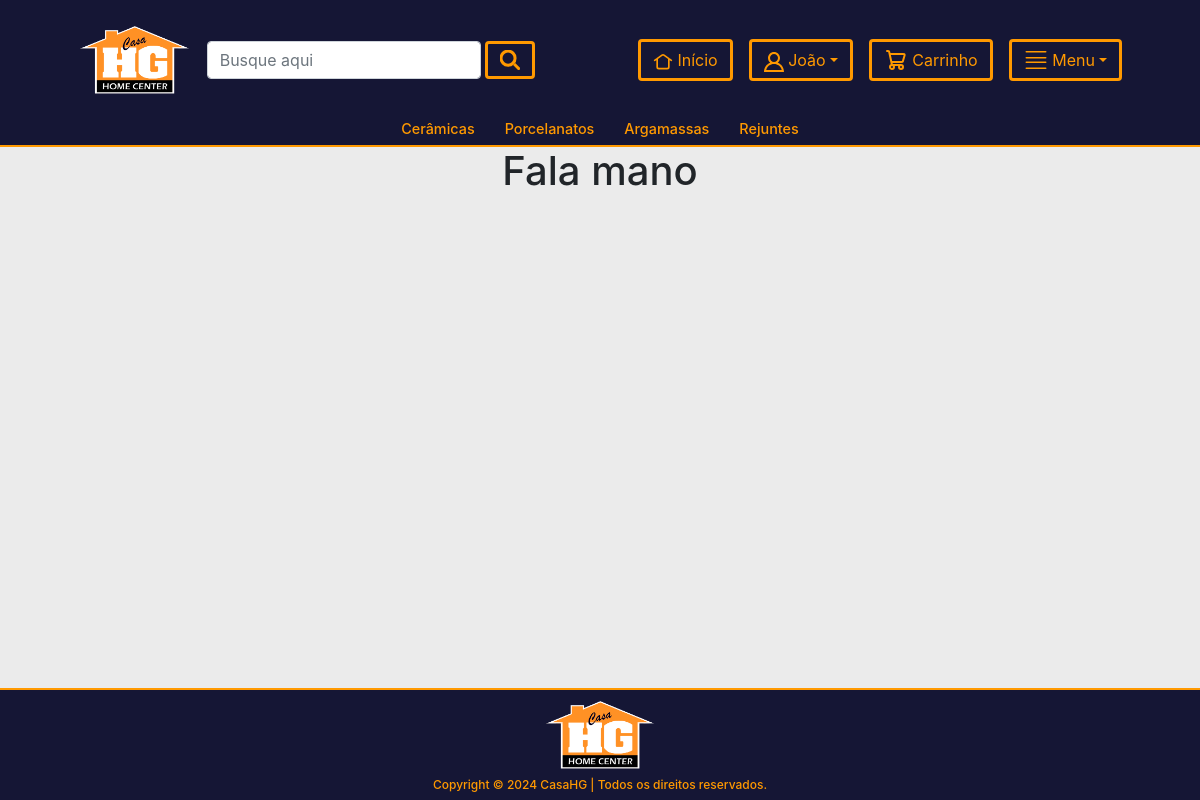
Screenshot of /contato/ (signed in) with the database file from the repository.
### app/models.py (models this page shows, shortened)
class Empresa(models.Model):
    titulo = models.CharField(max_length=200)
    link = models.CharField(max_length=200,null=True,blank=True)
    image = models.ImageField(upload_to="empresas")

class Cliente(models.Model):
    user = models.OneToOneField(User, on_delete=models.CASCADE)
    nome = models.CharField(max_length=200,default="")
    sobrenome = models.CharField(max_length=200,default="")
    cpf_ou_cnpj = models.CharField(max_length=14,default="")
    cpf_ou_cnpj_formatado = models.CharField(max_length=20, default="")
    bool_cpf_cnpj = models.BooleanField(default=False)
    email = models.EmailField(default="")
    telefone = models.CharField(max_length=19,default="")
    data_criacao = models.DateTimeField(auto_now_add=True)
    verificado = models.BooleanField(default=False)

class Categoria(models.Model):
    titulo = models.CharField(max_length=200)
    slug = models.SlugField(unique=True)

class TestStatus(models.Model):
    status = models.CharField(max_length=2000,default="",null=True,blank=True)
    cu = models.CharField(max_length=2000,default="",null=True,blank=True)

### app/views.py (the view)
# urls.py: path("contato/",ContatoView.as_view(),name="contato"),
class ContatoView(LojaMixin, BaseContextMixin, TemplateView):
    template_name = "contato.html"
    def get_context_data(self, **kwargs):
        context = super().get_context_data(**kwargs)
        context['API'] = list(TestStatus.objects.all())[-1]
        return context

### app/context_processors.py (called while the page is built)
def add_empresa_to_context(request):
    return {'empresa': Empresa.objects.first(), 'debug_var': 'Debug Variable'}

### app/views.py (called while the page is built)
    def dispatch(self,request,*args,**kwargs):
        carro_id = request.session.get("carro_id")
        if carro_id:
            carro_obj = Carro.objects.get(id=carro_id)
            if request.user.is_authenticated and request.user.cliente:
                carro_obj.cliente = request.user.cliente
                carro_obj.save()
        else:
            carro_obj = Carro.objects.create(total=0)
            carro_obj.save()
            self.request.session['carro_id'] = carro_obj.id
        return super().dispatch(request,*args,**kwargs)

    def get_context_data(self, **kwargs):
        context = super().get_context_data(**kwargs)
        carro_id = self.request.session.get("carro_id")
        if carro_id:
            carro_obj = Carro.objects.get(id=carro_id)
            produtos = list(CarroProduto.objects.filter(carro=carro_obj))
            if produtos:
                context["numProdCarro"] = len(produtos)
        context['todoscategorias'] = Categoria.objects.all()
        context['footer'] = Empresa.objects.all()
        return context

### templates/contato.html (shortened to what this page needs)
{% extends 'base.html' %}
{% load static %}
{%block content %}
<section class="text-center">
    <h1>{{ API.status }}</h1>
</section>
{% endblock %}

### templates/base.html (shortened to what this page needs)
{% load static %}
{% load humanize %}
{% load l10n %}
<!doctype html>
<html lang="en">
<head>
    <link rel="stylesheet" href="https://cdn.jsdelivr.net/npm/bootstrap@5.3.2/dist/css/bootstrap.min.css">
    <link rel="stylesheet" href="https://stackpath.bootstrapcdn.com/bootstrap/4.3.1/css/bootstrap.min.css">
    <link rel="stylesheet" type="text/css" href="{% static 'css/base.css' %}">
</head>
<body>
    <header class="form-custom-background container-fluid grande">
        <div class="form-custom-background">
            <div class="d-flex align-items-center text-center" style="height: 120px;">
                <div class="col d-flex align-items-center text-center" style="flex: 2;">
                    <a href="{% url 'lojaapp:home' %}" class="mt-3 mb-3 ml-5 me-3">
                            <img style="height:70px; object-fit:cover;" src="{{ empresa.image.url }}" alt="" class="img-fluid">
                    </a>
                    <form class="d-flex mt-3 mb-3" method="get" action="{% url 'lojaapp:pesquisar' %}" >
                        <input class="form-control custom-max-width-input mt-4 mb-4 me-1" type="search" placeholder="Busque aqui" name="query" value="{{ request.GET.query }}">
                        <button class="btn btn-custom font-weight-bold mt-4 mb-4" type="submit">
                            <svg width="20" height="20" xmlns="http://www.w3.org/2000/svg" viewBox="0 0 19.9 19.7" style="stroke-width: 3;"><g fill="none" stroke="currentColor"><path stroke-linecap="square" d="M18.5 18.3l-3.4-3.4"/><circle cx="8" cy="8" r="7"/></g></svg>
                        </button>
                    </form>
                </div>
                <div class="col d-flex align-items-center text-center justify-content-end" style="flex: 1;">
                    <form class="mt-3 mb-3 me-3">
                        <a class=" btn btn-custom mt-4 mb-4" href="{% url 'lojaapp:home' %}">
                            <div>
                            </div>
                            <div class="texto-menu" >
                                &nbsp;Início
                            </div>
                        </a>
                    </form>
                    {% if request.user.cliente %}
                        <form class="dropdown mt-3 mb-3 me-3">
                            <a class="dropdown-toggle btn btn-custom mt-4 mb-4" href="#" id="navbarDropdown2" role="button" data-toggle="dropdown" aria-haspopup="true" aria-expanded="false">
                                <div>
                                </div>
                                <div class="texto-menu">
                                    &nbsp;{{ request.user.cliente.nome }}
                                </div>
                            </a>
                        </form>
                    {% endif %}
                    <form action="{% url 'lojaapp:meucarro' %}" method="get" class="mt-3 mb-3 me-3">
                        <button class="btn btn-custom mt-4 mb-4">
                            <div class="texto-menu">
                                &nbsp;Carrinho
                            </div>
                        </button>
                    </form>
                    <form class="dropdown mt-3 mb-3 mr-5">
                        <a class="dropdown-toggle btn btn-custom mt-4 mb-4" href="#" id="navbarDropdown" role="button" data-toggle="dropdown" aria-haspopup="true" aria-expanded="false">
                            <div class="texto-menu" >&nbsp;Menu</div>
                        </a>
                    </form>
                </div>
            </div>
        </div>
    </header>
    <div class="grande">
        {% include "barra_macro_grupos.html" %}
    </div>
    <section>
        {% block content %}
        {% endblock content %}
    </section>
    <br>
    <footer class="form-custom-background" style="display: flex; justify-content: center;">
        <div class="row justify-content-center">
            <div class="col-3" style="display: flex; justify-content: center;">
                {% for empresa in footer %}
                    <a href="www.casahg.com.br"><img src="{{ empresa.image.url }}" style="height: 70px;"></a>
                {% endfor %}
            </div>
            <div class="col-12" style="display: flex; justify-content: center;">
                <h1 class="my-2" style="align-items: center; justify-content: center; font-size: 12px; display: flex;">Copyright © 2024 CasaHG | Todos os direitos reservados.</h1>
            </div>
        </div>
    </footer>
</body>
</html>

### templates/barra_macro_grupos.html
{% load static %}
<div class="form-custom-background d-flex" style="justify-content: center; align-items: center; border-bottom: 2px solid #ff9900;">
    {% for c in todoscategorias %}
        <a href="{% url 'lojaapp:categoria' c.slug %}" style="color: inherit;">
            <div class="col texto-cor-secundaria">
                <h5 style="font-size:0.9rem;">{{c.titulo}}</h5>
            </div>
        </a>
    {% endfor %}
</div>

### static/css/base.css (style rules this page uses)
html, body { margin: 0; padding: 0; height: 100%; display: flex; flex-direction: column; }
body { background-color: #EBEBEB; }
section { flex: 1; }
.custom-max-width-input { max-width: 300px; }
.btn-custom { background-color: #151635; color: #ff9900; border-color: #ff9900; border-width: 3px; display: flex; justify-content: center; align-items: center; }
.form-custom-background { background-color: #151635; }
.texto-cor-secundaria { color: #ff9900; transition: 0.3s ease-in-out; }
footer { background-color: transparent; border-top: 2px solid #ff9900; box-shadow: none; }
footer .row { padding-top: 10px; width: 100%; color: #ff9900; }

### rows the page displays
Empresa: image (picture)
Categoria: titulo "Cerâmicas"
Categoria: titulo "Porcelanatos"
Categoria: titulo "Argamassas"
Categoria: titulo "Rejuntes"
TestStatus: status "Fala mano"

### other values shown
{{ request.user.cliente.nome }} "João"
